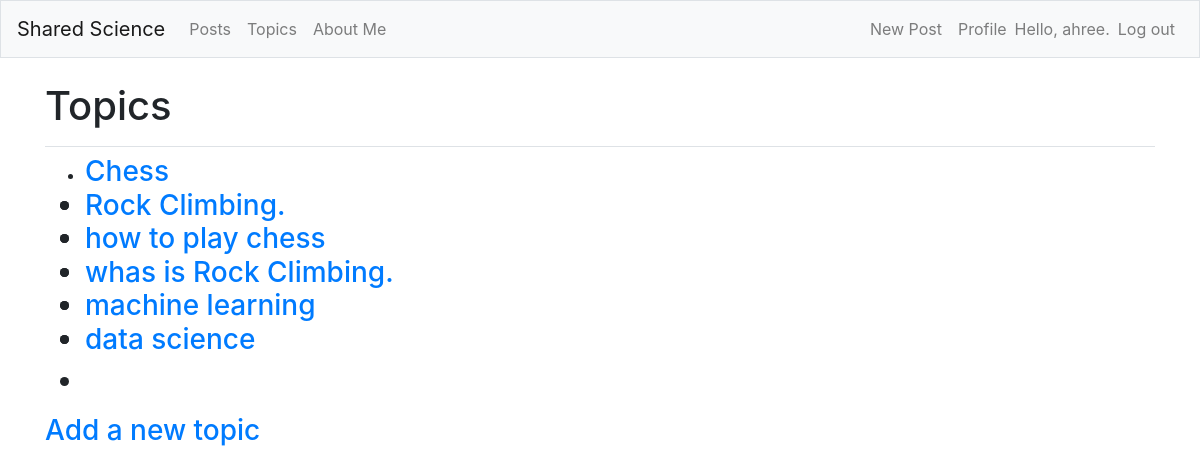
The app's page /topics/ (signed in) with its own data.
### Entregas/models.py (models this page shows)
class Topic(models.Model):
    text = models.CharField(max_length=200)
    date_added = models.DateTimeField(auto_now_add=True)
    owner = models.ForeignKey(User, on_delete=models.CASCADE)
    def __str__(self):
        return self.text

### Entregas/views.py (the view)
# urls.py: path('topics/', views.topics, name='topics'),
@login_required
def topics(request):
    topics = Topic.objects.filter(owner=request.user).order_by('date_added')
    context = {'topics': topics}
    return render(request, 'entregas/topics.html', context)

### Entregas/templates/entregas/topics.html
{% extends "entregas/base.html" %}
{% block page_header %}
 <h1>Topics</h1>
{% endblock page_header %}
{% block content %}
    <ul>
        {% for topic in topics %}
            <li><h3>
            <a href="{% url 'Entregas:topic' topic.id %}">{{ topic }}</a>
            <li><h3>
        {% empty %}
            <li><h3>No topics have been added yet.<li><h3>
        {% endfor %}
    </ul>
    <h3><a href="{% url 'Entregas:new_topic' %}">Add a new topic</a></h3>
{% endblock content %}

### Entregas/templates/entregas/base.html (shortened to what this page needs)
{% load bootstrap4 %}
<!doctype html>
<html lang="en">
<head>
    {% bootstrap_css %}
</head>
<body>
    <nav class="navbar navbar-expand-md navbar-light bg-light mb-4 border">
        <a class="navbar-brand" href="{% url 'Entregas:index'%}">
            Shared Science
        </a>
        <div class="collapse navbar-collapse" id="navbarCollapse">
            <ul class="navbar-nav mr-auto">
                <li class="nav-item">
                    <a class="nav-link" href="{% url 'Entregas:blog-home'%}">
                        Posts
                    </a>
                </li>
                <li class="nav-item">
                    <a class="nav-link" href="{% url 'Entregas:topics'%}">
                        Topics
                    </a>
                </li>
                <li class="nav-item">
                    <a class="nav-link" href="{% url 'Entregas:about_me' %}">
                        About Me
                    </a>
                </li>
            </ul>
            <ul class="navbar-nav ml-auto">
                {% if user.is_authenticated %}
                <a class="nav-item nav-link" href="{% url 'Entregas:post-create' %}">New Post</a>
                <li class="nav-item">
                    <a class="nav-link" href="{% url 'users:profile' %}">Profile</a>
                </li>
                    <li class="nav-item">
                        <span class="navbar-text">Hello, {{ user.username }}.</span>
                    </li>
                    <li class="nav-item">
                        <a class="nav-link" href="{% url 'users:logout' %}">Log out</a>
                    </li>
                {% endif %}
            </ul>
        </div>
    </nav>
    <main role="main" class="container">
        <div class="pb-2 mb-2 border-bottom">
            {% block page_header %}
            {% endblock page_header %}
        </div>
        <div>
            {% block content %}
            {% endblock content %}
        </div>
    </main>
</body>
</html>

### records on screen
Topic: text "Chess"
Topic: text "Rock Climbing."
Topic: text "how to play chess"
Topic: text "whas is Rock Climbing."
Topic: text "machine learning"
Topic: text "data science"

### other values on screen
{{ user.username }} "ahree"
